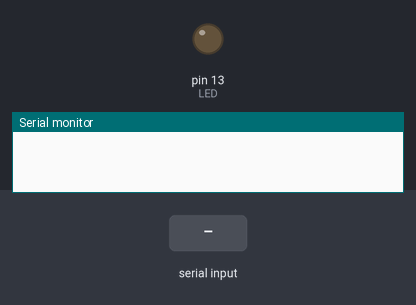
Simulated run of this sketch. Board: Arduino Uno, built with avr-gcc and run on an emulated ATmega328P. On the bench: output pins drawn as LEDs (lit = HIGH), the last lines printed to the serial monitor. The test bench sets the inputs (shaded band).

Above: at 1.2 s.
1.3 s: byte 144 (0x90) received over Serial
At 2.5 s:
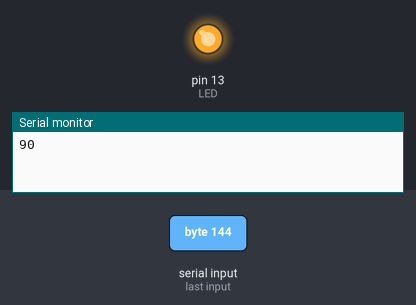
Timing chart, 0 to 4.3 s (numbered marks = the images above; inputs shaded):
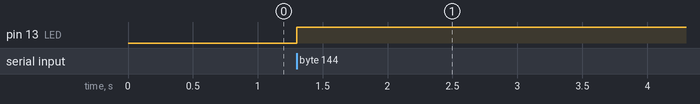

Measured:
- after the input at 1.3 s, pin 13 (LED): LOW → HIGH at once

The sketch:

MidiTest1.ino
```cpp
//#include <MIDI.h>
#include <SoftwareSerial.h>


int LED = 13;
int rxPin = 10;
int txPin = 11;
//SoftwareSerial mySerial(rxPin, txPin); // RX, TX


void setup() {
  pinMode(LED, OUTPUT);
  pinMode(rxPin, INPUT);
  pinMode(txPin, OUTPUT);
  //mySerial.begin(31250);
  Serial.begin(31250);
}

void loop() {
 int b = Serial.read();
 if(b!=-1) {
    Serial.print(b, HEX);
    Serial.println();
    if(b==0x90) {
      digitalWrite(LED, HIGH);
    } else if(b==0) {
      digitalWrite(LED, LOW);
    }
 }
 delay(3);
}
```
